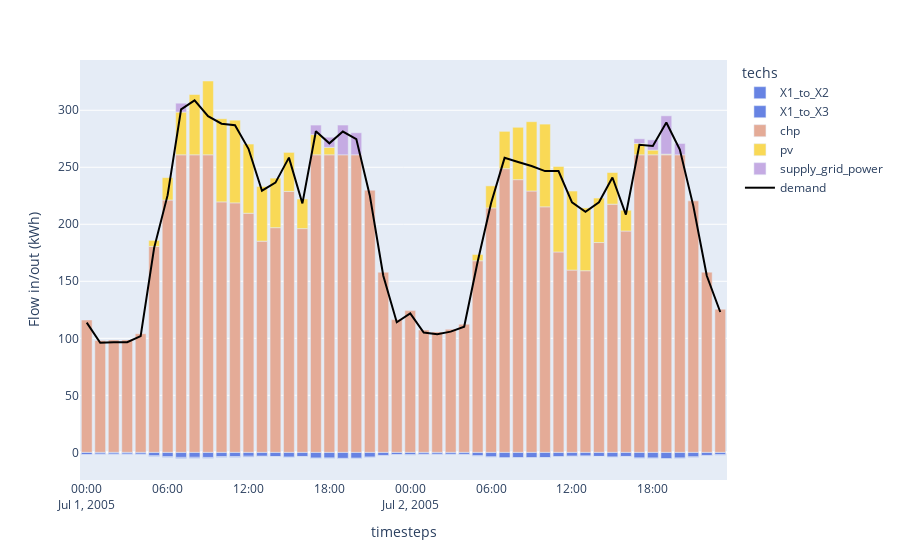

Here is the notebook cell this chart was saved with:
### Markdown cell above
#### Plotting flows
We do this by combinging in- and out-flows and separating demand from other technologies.
First, we look at the aggregated result across all nodes for `electricity`, then we look at each node and carrier separately.

### Code cell
df_electricity = (
    (model.results.flow_out.fillna(0) - model.results.flow_in.fillna(0))
    .sel(carriers="electricity")
    .sum("nodes")
    .to_series()
    .where(lambda x: x != 0)
    .dropna()
    .to_frame("Flow in/out (kWh)")
    .reset_index()
)
df_electricity_demand = df_electricity[df_electricity.techs == "demand_electricity"]
df_electricity_other = df_electricity[df_electricity.techs != "demand_electricity"]

print(df_electricity.head())

fig1 = px.bar(
    df_electricity_other,
    x="timesteps",
    y="Flow in/out (kWh)",
    color="techs",
    color_discrete_map=colors,
)
fig1.add_scatter(
    x=df_electricity_demand.timesteps,
    y=-1 * df_electricity_demand["Flow in/out (kWh)"],
    marker_color="black",
    name="demand",
)
